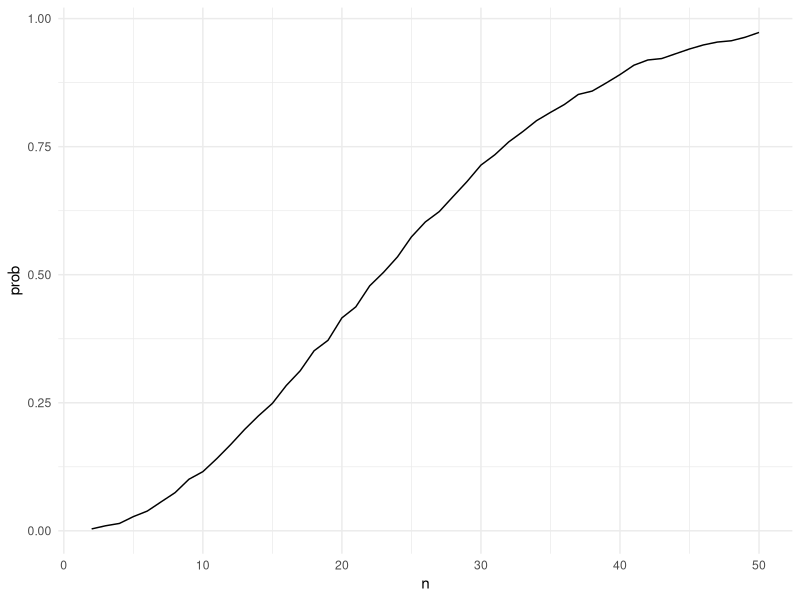
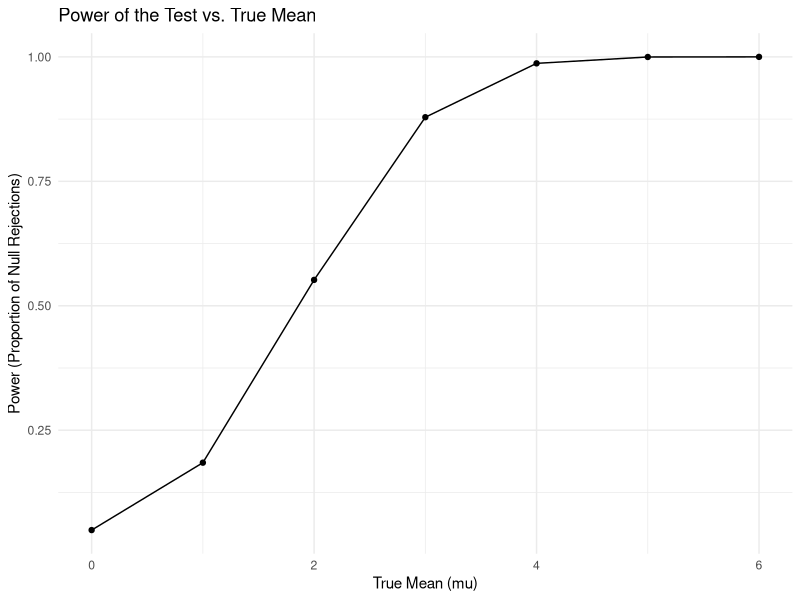
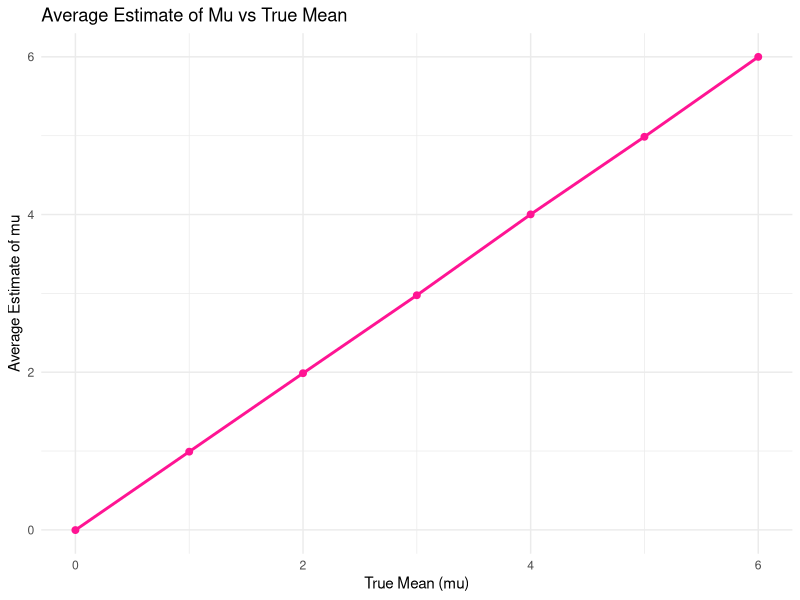
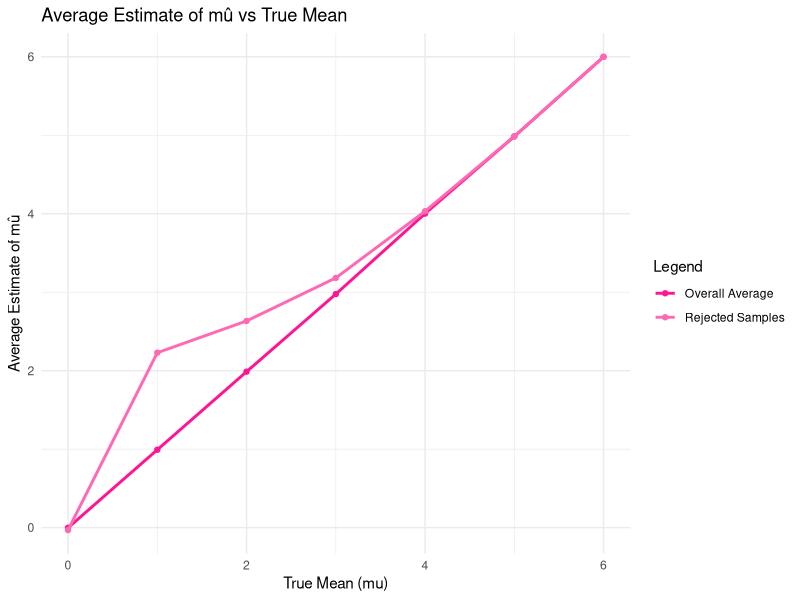

Reproduce these figures in R, in order.
## ---- chunk 1
library(tidyverse)
library(broom)

knitr::opts_chunk$set(
	echo = TRUE,
	warning = FALSE,
  fig.width = 6,
  fig.asp = .6,
  out.width = "90%"
)

theme_set(theme_minimal() + theme(legend.position = "bottom"))

options(
  ggplot2.continuous.colour = "viridis",
  ggplot2.continuous.fill = "viridis"
)

scale_colour_discrete = scale_colour_viridis_d
scale_fill_discrete = scale_fill_viridis_d
## ---- chunk 2

#Set seed for reproducibility
set.seed(4200)

# Create birthday simulation function
bday_sim = function(n) {
  bdays = sample(1:365, size = n, replace = TRUE)
  duplicate = length(unique(bdays)) < n
  return(duplicate)
}

# Run simulation from for group sizes between 2-50 10000 times
sim_res = 
  expand_grid(
    n = 2:50,
    iter = 1:10000
  ) |> 
  mutate(res = map_lgl(n, bday_sim)) |> 
  group_by(n) |> 
  summarize(prob = mean(res))

# Plot probability as a function of group size
sim_res |> 
  ggplot(aes(x = n, y = prob )) + 
  geom_line()
## ---- chunk 3

# Set seed for reproducibility
set.seed(1738)

# Set design elements
n <- 30       # Sample size
std_dev <- 5  # Standard deviation
hypotheses <- c(0, 1, 2, 3, 4, 5, 6)  # Hypothesized means

# Generate datasets for each true mean
datasets <- expand_grid(
  dataset_id = 1:5000,
  true_mean = hypotheses
) %>%
  mutate(data = map(true_mean, ~ rnorm(n, mean = .x, sd = std_dev)))

# Perform t-tests and compute sample means and p-values
t_test_results <- datasets %>%
  mutate(
    mu_hat = map_dbl(data, mean),                            
    p_value = map_dbl(data, ~ t.test(.x, mu = 0)$p.value)
  )

## ---- chunk 4
# Calculate power for each true mean
power_results <- t_test_results %>%
  group_by(true_mean) %>%
  summarize(power = mean(p_value < 0.05), .groups = "drop")  # Proportion of rejections

# Plot power versus true mean
plot_power <- ggplot(power_results, aes(x = true_mean, y = power)) +
  geom_line() +
  geom_point() +
  labs(
    title = "Power of the Test vs. True Mean",
    x = "True Mean (mu)",
    y = "Power (Proportion of Null Rejections)"
  ) +
  theme_minimal()

print(plot_power)

## ---- chunk 5
# Calculate average mu_hat for all datasets
average_mu_results <- t_test_results %>%
  group_by(true_mean) %>%
  summarize(avg_mu_hat = mean(mu_hat), .groups = "drop")

# Calculate average mu_hat for rejected samples only
average_mu_rejected <- t_test_results %>%
  filter(p_value < 0.05) %>%
  group_by(true_mean) %>%
  summarize(avg_mu_rejected = mean(mu_hat), .groups = "drop")

# Combine overall and rejected averages for combined plot
combined_results <- average_mu_results %>%
  left_join(average_mu_rejected, by = "true_mean")



# Plot average mu_hat vs true mean
plot_avg_mu <- ggplot(average_mu_results, aes(x = true_mean, y = avg_mu_hat)) +
  geom_line(color = "deeppink", size = 1) +  # Add deep pink to the line
  geom_point(color = "deeppink", size = 2) +  # Add deep pink to the points
  labs(
    title = "Average Estimate of Mu vs True Mean",
    x = "True Mean (mu)",
    y = "Average Estimate of mu"
  ) +
  theme_minimal()

print(plot_avg_mu)


# Plot overall average vs rejected sample average
plot_combined <- ggplot(combined_results, aes(x = true_mean)) +
  geom_line(aes(y = avg_mu_hat, color = "Overall Average"), size = 1) +
  geom_point(aes(y = avg_mu_hat, color = "Overall Average")) +
  geom_line(aes(y = avg_mu_rejected, color = "Rejected Samples"), size = 1) +
  geom_point(aes(y = avg_mu_rejected, color = "Rejected Samples")) +
  scale_color_manual(values = c("Overall Average" = "deeppink", "Rejected Samples" = "hotpink")) +
  labs(
    title = "Average Estimate of mû vs True Mean",
    x = "True Mean (mu)",
    y = "Average Estimate of mû",
    color = "Legend"
  ) +
  theme_minimal()

print(plot_combined)

## ---- chunk 6

